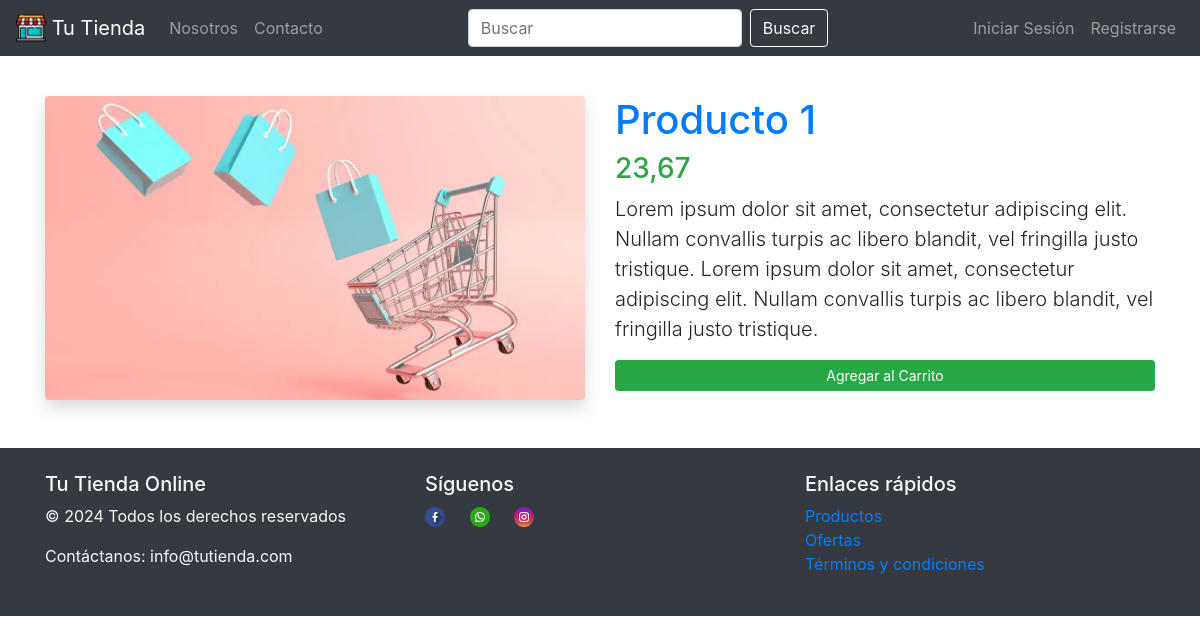
The page /producto/1/ on the database as committed earlier.
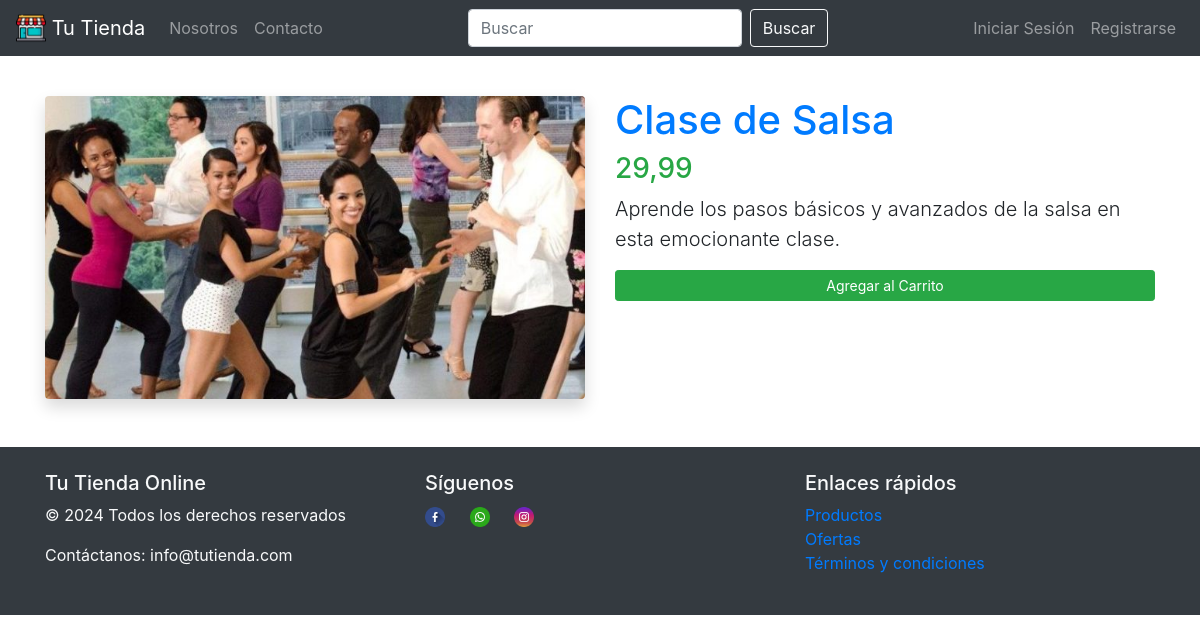
The same page on the database as committed later.
### tienda/models.py (models this page shows, shortened)
class Producto(models.Model):
    nombre = models.CharField(max_length=100)
    precio = models.DecimalField(max_digits=10, decimal_places=2)
    descripcion = models.TextField()
    imagen = models.ImageField(upload_to="productos/", null=True, blank=True)

### tienda/views.py (the view)
# urls.py: path("producto/<int:producto_id>/", producto, name="producto"),
def producto(request, producto_id):
    producto = Producto.objects.get(pk=producto_id)
    return render(request, "producto.html", {"producto": producto})

### tienda/context_processors.py (called while the page is built)
def items_carrito(request):
    carrito = None
    creado = False
    if request.user.is_authenticated:
        carrito, creado = Carrito.objects.get_or_create(usuario=request.user)
    total_items_carrito = (
        carrito.itemcarrito_set.aggregate(Sum("cantidad"))["cantidad__sum"]
        if carrito
        else 0
    )
    return {
        "items_carrito": carrito.itemcarrito_set.all() if carrito else [],
        "carrito": carrito,
        "creado": creado,
        "total_items_carrito": total_items_carrito,
    }

### tienda/templates/producto.html (shortened to what this page needs)
{% extends "base.html" %} {% block contenido%}
<div class="container mt-5">
  <div class="row">
    <div class="col-md-6">
      <img
        src="{{ producto.imagen.url }}"
        alt="{{ producto.nombre }}"
        class="img-fluid rounded shadow"
      />
    </div>
    <div class="col-md-6">
      <h1 class="text-primary">{{producto.nombre}}</h1>
      <p class="h3 text-success">{{producto.precio}}</p>
      <p class="lead">{{producto.descripcion}}</p>
      <form method="post" action="{% url 'agregar_carrito' %}">
        <button type="submit" class="btn btn-success btn-block btn-sm mb-1">
          Agregar al Carrito
        </button>
      </form>
    </div>
  </div>
</div>
{% endblock %}

Rows that differ between the two databases and show on the page:
changed Producto: imagen: a different picture; nombre "Producto 1" → "Clase de Salsa"; precio "23,67" → "29,99"; descripcion "Lorem ipsum dolor sit amet, consectetur adipiscing elit. Nullam convallis turpis ac libero blandit, vel fringilla justo tristique. Lorem ipsum dolor sit amet, consectetur adipiscing elit. Nullam convallis turpis ac libero blandit, vel fringilla justo tristique." → "Aprende los pasos básicos y avanzados de la salsa en esta emocionante clase."
